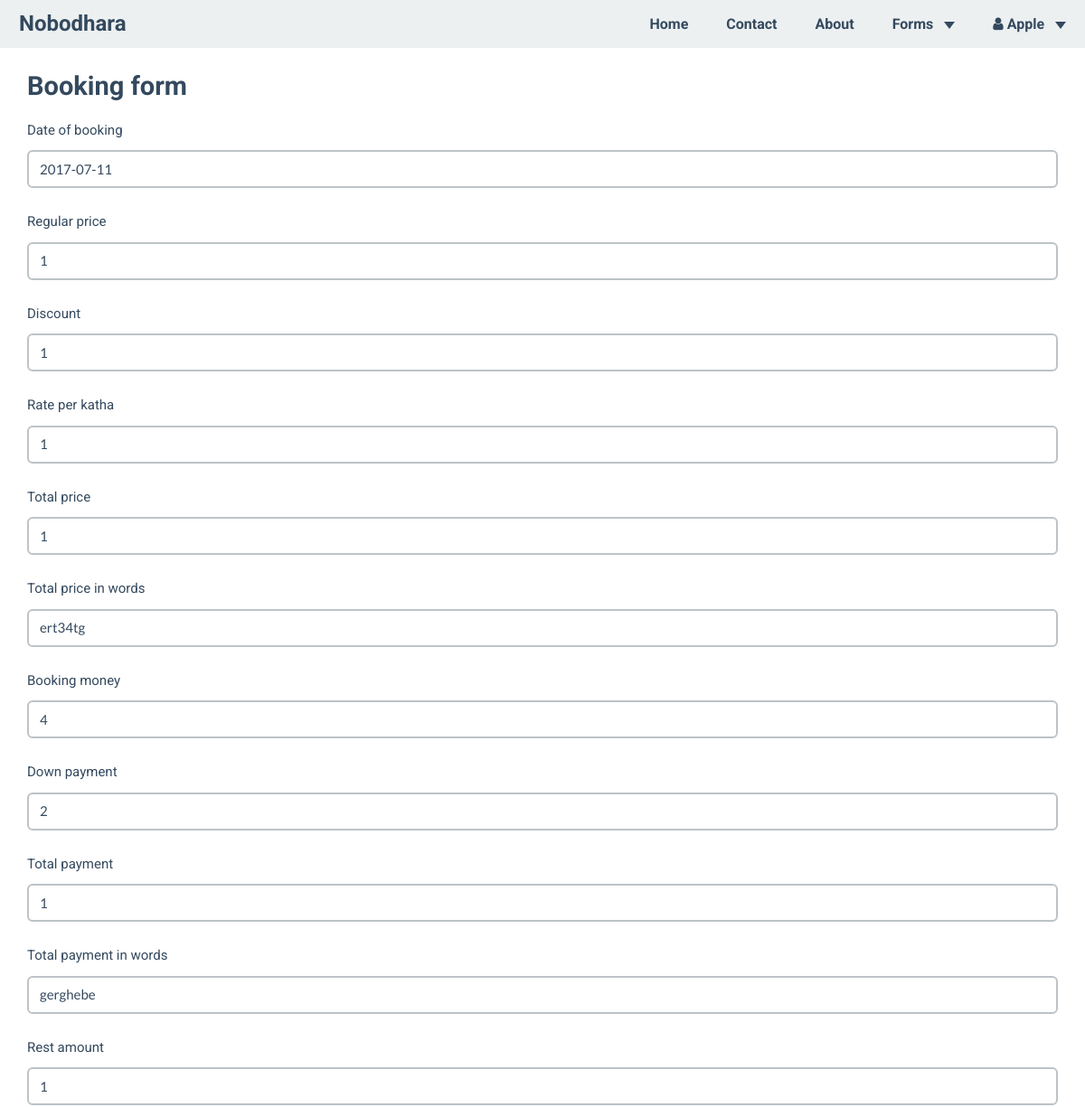
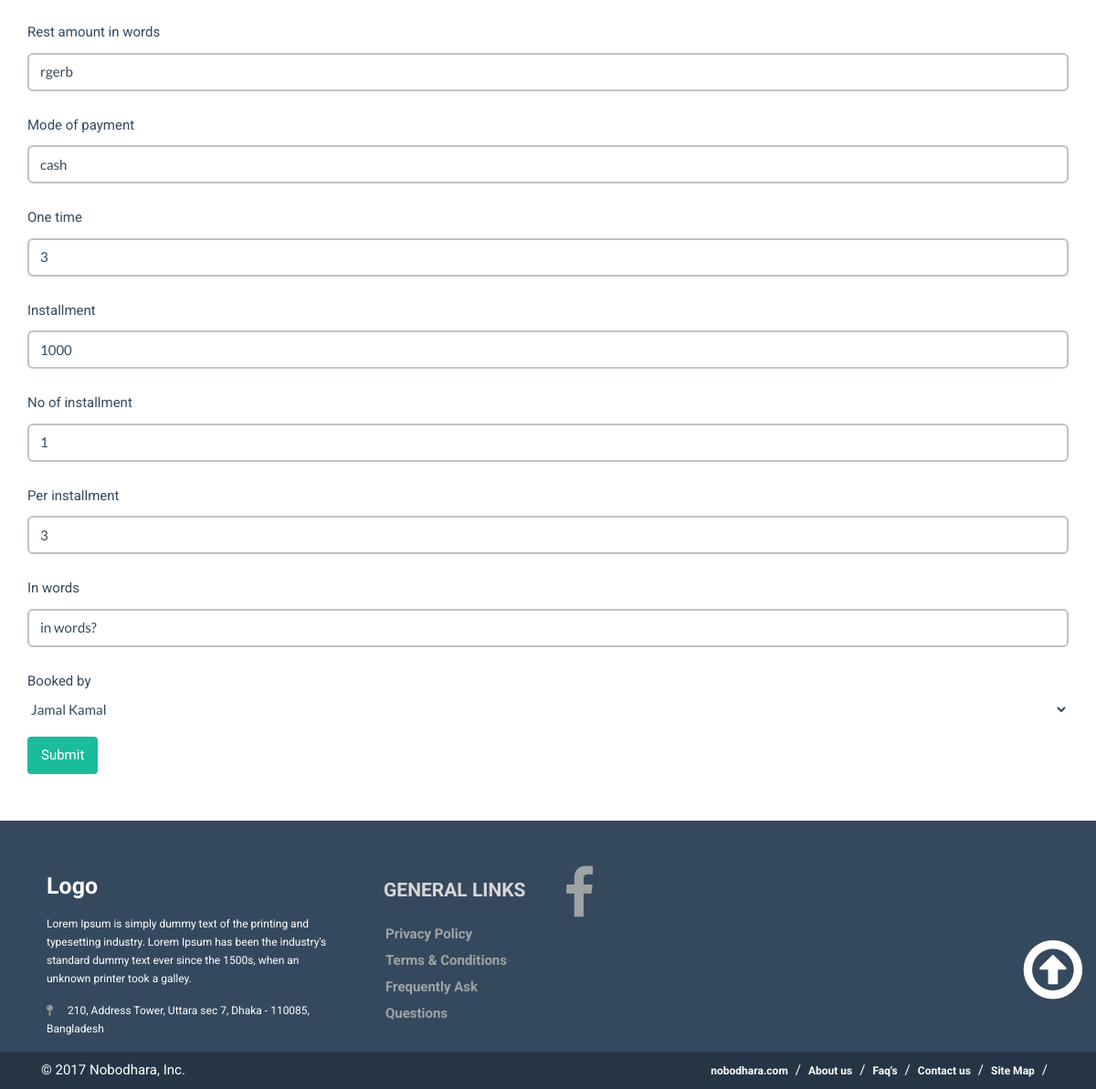
The page /booking/1/edit/ (signed in) on the database its author committed (2 pictures, top to bottom).
### plots/models.py (models this page shows, shortened)
class Booking(models.Model):
    date_of_booking = models.DateField(blank=True, null=True)
    regular_price = models.IntegerField(blank=True, null=True)
    discount = models.IntegerField(blank=True, null=True)
    rate_per_katha = models.IntegerField(blank=True, null=True)
    total_price = models.IntegerField(blank=True, null=True)
    total_price_in_words = models.CharField(max_length=255, blank=True, null=True)
    booking_money = models.IntegerField(blank=True, null=True)
    down_payment = models.IntegerField(blank=True, null=True)
    total_payment = models.IntegerField(blank=True, null=True)
    total_payment_in_words = models.CharField(max_length=255, blank=True, null=True)
    rest_amount = models.IntegerField(blank=True, null=True)
    rest_amount_in_words = models.CharField(max_length=255, blank=True, null=True)
    mode_of_payment = models.CharField(max_length=255, blank=True, null=True)
    one_time = models.IntegerField(blank=True, null=True)
    installment = models.IntegerField(blank=True, null=True)
    no_of_installment = models.IntegerField(blank=True, null=True)
    per_installment = models.IntegerField(blank=True, null=True)
    in_words = models.CharField(max_length=255, blank=True, null=True)
    booked_by = models.ForeignKey(Applicant, null=True, blank=True, related_name='booking')

### plots/views.py (the view)
# urls.py: url(r'^booking/(?P<pk>[\w-]+)/edit/$', views.booking_update, name='bookingupdate'),
def booking_update(request, pk=None):
    if not request.user.is_staff or not request.user.is_superuser:
        raise Http404
    instance = get_object_or_404(Booking, pk=pk)
    form = BookingForm(request.POST or None, request.FILES or None, instance=instance)
    if form.is_valid():
        instance = form.save(commit=False)
        instance.save()
        messages.success(request, "<a href='#'>Item</a> Saved", extra_tags='html_safe')
        return HttpResponseRedirect(instance.get_absolute_url())
    context = {
            "instance": instance,
            "form": form,
        }
    return render(request, "booking_form.html", context)

### plots/forms.py
class BookingForm(forms.ModelForm):
    helper = FormHelper()
    helper.form_tag = False
    helper.form_method = 'POST'
    helper.add_input(Submit('submit', 'Submit'))
    class Meta:
        model = Booking
        fields = '__all__'

### plots/models.py (called while the page is built)
    def __str__(self):
        return f'{self.applicants_name}'

### plots/static/templates/booking_form.html (shortened to what this page needs)
{% extends 'base.html' %}
{% block content %}
    <div class="container">
    <h4>Booking form</h4>
    {% load crispy_forms_tags %}
     <form action="" method="POST">
       {% crispy form %}
     </div>
{% endblock %}

### plots/static/templates/base.html (shortened to what this page needs)
{% load staticfiles %}
<html>
<head>
<link rel='stylesheet' href='{% static "css/bootstrap.min.css" %}' />
<link rel='stylesheet' href='{% static "css/flat-ui.css" %}' />
<link rel='stylesheet' href='{% static "css/base.css" %}' />
<link rel='stylesheet' href='{% static "css/animate.css" %}' />
<link href="https://maxcdn.bootstrapcdn.com/font-awesome/4.7.0/css/font-awesome.min.css" rel="stylesheet">
</head>
<body class="logged-out">
<nav class="navbar navbar-default navbar-fixed-top">
  <div class="container-fluid">
    <div class="navbar-header">
      <a class="navbar-brand" href="{% url 'plot:home' %}">Nobodhara</a>
    </div>
    <div class="collapse navbar-collapse" id="bs-example-navbar-collapse-1">
      <ul class="nav navbar-nav navbar-right">
        <li><a href="{% url 'plot:home' %}">Home</a></li>
        <li><a href="{% url 'plot:home' %}#contact">Contact</a></li>
        <li><a href="{% url 'plot:home' %}#aboutsection">About</a></li>
        {% if request.user.is_authenticated %}
        <li class="dropdown">
          <a href="#" class="dropdown-toggle" data-toggle="dropdown" role="button" aria-haspopup="true" aria-expanded="false">Forms <span class="caret"></span></a>
       {% endif %}
          </li>
      {% if request.user.is_authenticated %}
      <li class="dropdown">
          <a href="#" class="dropdown-toggle" data-toggle="dropdown" role="button" aria-haspopup="true" aria-expanded="false"><i class="fa fa-user fa-2" aria-hidden="true"></i>{% if request.user.first_name or request.user.last_name %} {{ request.user.first_name }} {% else %}
        {{ request.user.username }}{% endif %} <span class="caret"></span></a>
       </li>
           {% else %}
                <li><a href="/accounts/login/" ><i class="fa fa-sign-in fa-2" aria-hidden="true"></i> Login</a></li>
          {% endif %}
      </ul>
    </div>
  </div>
</nav>
    {% block content %}
    {% endblock content %}
<br>
<div class="navbar-static-bottom">
<footer>
          <div class="container">
    <div class="row">
      <div class="col-md-4 col-sm-6 footerleft ">
        <div class="logofooter"> Logo</div>
        <p>Lorem Ipsum is simply dummy text of the printing and typesetting industry. Lorem Ipsum has been the industry's standard dummy text ever since the 1500s, when an unknown printer took a galley.</p>
        <p><i class="fa fa-map-pin"></i> 210, Address Tower, Uttara sec 7, Dhaka - 110085, Bangladesh</p>
      </div>
      <div class="col-md-2 col-sm-6 paddingtop-bottom">
        <h6 class="heading7">GENERAL LINKS</h6>
        <ul class="footer-ul">
          <li><a href="#"> Privacy Policy</a></li>
          <li><a href="#"> Terms & Conditions</a></li>
          <li><a href="#"> Frequently Ask Questions</a></li>
        </ul>
      </div>
      <div class="col-md-3-offset-3 col-sm-6 paddingtop-bottom">
        <ul class="footer-ul">
            <li><a href="https://www.facebook.com/facebook"><i class="fa fa-facebook fa-4x" aria-hidden="true"></i></a></li>
            </ul>
          </div>
        <br><br>
        <a href="#"><i class="fa fa-arrow-circle-o-up fa-5x" style="float: right; color: #fff"></i></a>
    </div>
  </div>
          <div id="footer" class="bottom-menu bottom-menu">
        <div class="copyright">
  <div class="container">
    <div class="col-md-6">
      <p>© 2017 Nobodhara, Inc.</p>
    </div>
    <div class="col-md-6">
      <ul class="bottom_ul">
        <li><a href="#">nobodhara.com</a></li>
        <li><a href="#">About us</a></li>
        <li><a href="#">Faq's</a></li>
        <li><a href="#">Contact us</a></li>
        <li><a href="#">Site Map</a></li>
      </ul>
    </div>
  </div>
</div>
    </div>
    </footer>
</div>
</body>
</html>

### plots/static/css/base.css (style rules this page uses)
html,body { height: 100% }
body { font-family: 'Roboto', sans-serif; padding-top: 65px; }
p { color: #2f4154; }
footer { background-color:#34495E; min-height:250px; }
.footerleft { margin-top:50px; padding:0 36px; }
.logofooter { margin-bottom:10px; font-size:25px; color:#fff; font-weight:700; }
.footerleft p { color:#fff; font-size:12px !important; margin-bottom:15px; }
.footerleft p i { width:20px; color:#999; }
.paddingtop-bottom { margin-top:50px; }
.footer-ul { list-style-type:none; padding-left:0; margin-left:2px; }
.footer-ul li { line-height:29px; font-size:15px; }
.footer-ul li a { color:#a0a3a4; transition: color 0.2s linear 0s, background 0.2s linear 0s; }
.footer-ul i { margin-right:10px; }
.copyright { min-height:40px; background-color: #263546; }
.copyright p { text-align:left; color:#FFF; padding:10px 0; margin-bottom:0; }
.heading7 { font-size:21px; font-weight:700; color:#d9d6d6; margin-bottom:22px; }
.bottom_ul { list-style-type:none; float:right; margin-bottom:0; }
.bottom_ul li { float:left; line-height:40px; }
.bottom_ul li:after { content:"/"; color:#FFF; margin-right:8px; margin-left:8px; }
.bottom_ul li a { color:#FFF; font-size:12px; }

### rows shown on the page
Booking: date_of_booking "2017-07-11", regular_price "1", discount "1", rate_per_katha "1", total_price "1", total_price_in_words "ert34tg", booking_money "4", down_payment "2", total_payment "1", total_payment_in_words "gerghebe", rest_amount "1", rest_amount_in_words "rgerb", mode_of_payment "cash", one_time "3", installment "1000", no_of_installment "1", per_installment "3", in_words "in words?", booked_by "Jamal Kamal"

### other values the page prints
{{ request.user.first_name }} "Apple"
